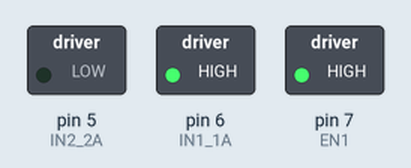
This program was run on a simulated Arduino Uno, built with avr-gcc and run on an emulated ATmega328P. Shown: switched loads named in the program (green lamp = pin HIGH). What the program prints to the serial monitor is not drawn.

Above: at 0.05 s.
At 10.4 s:
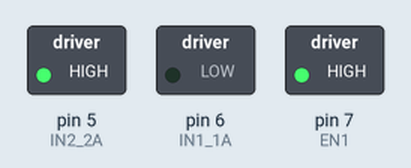
At 15.65 s:
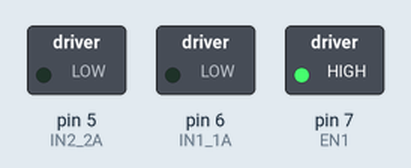
At 20.9 s:
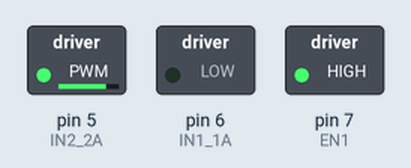
At 30.95 s:
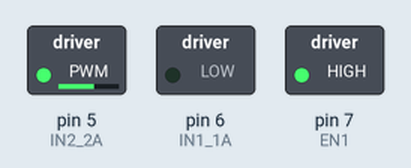
At 41.9 s:
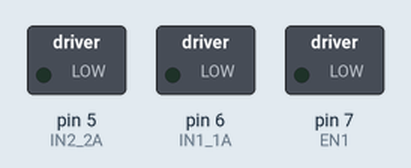
Timing chart, 0 to 54.6 s (numbered marks = the images above):
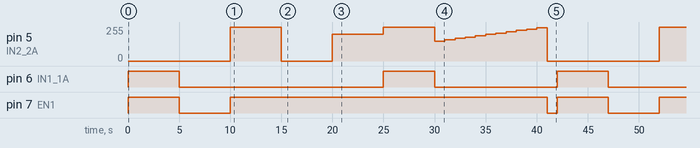

Measured:
- by itself, pin 6 (IN1_1A): repeats every 42.0 s: LOW 20.0 s, HIGH 5.0 s, LOW 12.0 s, HIGH 5.0 s
- by itself, pin 7 (EN1): repeats every 42.0 s: LOW 5.0 s, HIGH 31.0 s, LOW 1.0 s, HIGH 5.0 s
- by itself, pin 5 (IN2_2A): repeats every 42.0 s: 0/255 5.0 s, 200/255 5.0 s, 255/255 5.0 s, 150/255 1.0 s, 160/255 1.0 s, 170/255 1.0 s, 180/255 1.0 s, 190/255 1.0 s, 200/255 1.0 s, 210/255 1.0 s, 220/255 1.0 s, 230/255 1.0 s, 240/255 1.0 s, 250/255 1.0 s, 0/255 11.0 s, 255/255 5.0 s

The program:

main.cpp
```cpp
// sketch name = DC_Motor
// Outline:直流モーターを制御する
// V1.0 ELEGOO社オリジナルソース
// V1.1 Motor(),Motor2()でソースを見やすく整備
// V1.2 Motor()をMotor1()にリネーム
//      Motor1()とMotor2()で変数名が重複しないように整備
// V1.3 Motor2()をすべてanalogWriteに変更
//      増速と減速ロジックを変更
//      Debug用表示追加
// V1.4 0.5秒ごとに正転/逆転するロジックを削除
//      Motor2()をanalogWriteとdigitaiWriteに変更
//      増速と減速ロジックを変更
// V2.0 増減速をするにはanalogWriteでPWMポートを使う必要が
//      あることが判明。(多分ELEGOO社の説明不足)
//      EN1,M1A,M2AのArduino側ポートを変更し、回路変更するとともに、
//      #defineのM1A,M2AをL293Dデータシートに合わせてIN1_1A,IN2_2Aにする。
//      Motor2()を一部analogWriteに再変更。

#include <Arduino.h>

#define EN1 7     //Arduino PD7 → L293D pin1
#define IN1_1A 6  //Arduino PD6 → L293D pin2
#define IN2_2A 5  //Arduino PD5 → L293D pin7

void Motor1(int e1,int m1,int m2,int dly)
{
  digitalWrite(EN1, e1);
  digitalWrite(IN1_1A, m1);
  digitalWrite(IN2_2A, m2);
  delay(dly);
}

void Motor2(int e1_2, int m1_2, int m2_2, int dly_2)
{
  // モータの回転数を制御 speed control
  digitalWrite(EN1, e1_2);
  analogWrite(IN1_1A, m1_2); // 正転=speed(0-255)、逆転=LOW
  analogWrite(IN2_2A, m2_2); // 逆転=LOW、逆転=speed(0-255)
  delay(dly_2);
}

void setup()
{
  //---set pin direction
  pinMode(EN1, OUTPUT);
  pinMode(IN1_1A, OUTPUT);
  pinMode(IN2_2A, OUTPUT);
  Serial.begin(9600);
}

void loop()
{
  Serial.println("正転5秒");
  Motor1(HIGH, HIGH, LOW, 5000); // 正転Turn left

  Serial.println("緩停止5秒");
  Motor1(LOW, LOW, LOW, 5000); // 緩停止Free-running motor stop

  Serial.println("逆転5秒");
  Motor1(HIGH, LOW, HIGH, 5000); // 逆転Turn right

  Serial.println("急停止5秒");
  Motor1(HIGH, LOW, LOW, 5000); // 急停止Fast motor stop

  Serial.println("正転半速5秒");
  Motor2(HIGH, LOW, 200, 5000); // 逆転半速 Turn right & Half Speed

  Serial.println("急停止5秒");
  Motor1(HIGH, HIGH, HIGH, 5000); // 急停止Fast motor stop

  Serial.println("正転しながら徐々に増速");
  int motorSpeed = 150; // 0-150まではモーターがほとんど動かない
  while ( motorSpeed < 255)
  {
    Motor2(HIGH, LOW, motorSpeed, 1000); // 逆転Turn right
    motorSpeed = motorSpeed + 10;
    Serial.print(".");
   }
   Serial.println("*");

  Serial.println("緩停止1秒");
  Motor2(LOW, LOW, LOW, 1000); // 緩停止slow stop

}

/* 参考文献
 テキサスインスツルメンツ社
 L293D アクティブクワッド ハーフH ドライバ
 L293x Quadruple Half-H Drivers データシート (Rev. D)
 https://www.ti.com/product/ja-jp/L293D#tech-docs

 Table 3. Bidrectional DC Motor Control
  | EN | 1A | 2A | FUNCTION(1)
  -----|----| ---|------------
  | H  | L  | H  | Turn right
  | H  | H  | L  | Turn left
  | H  | L  | L  | Fast motor stop
  | H  | H  | H  | Fast motor stop
  | L  | X  | X  | Free-running motor stop
  (1) L = low, H = high, X = don’t care
*/

/* 参考文献
  Elegoo Super Starter Kit for UNO V1.0.19.09.17-日本語
  「Lesson 21 直流モータ (P191)」
  CODEは、 「Lesson 21 DC Motors」を参考にした
    www.elegoo.com
    2016.12.12
    Exercise the Motor using
    the L293D chip
*/

/* 参考文献
  福田和宏(著)
    これ1冊でできる！Arduinoではじめる電子工作 超入門 改訂第6版
    chapter5-5 P133
    ... 本文で使用しているモーター制御用ICがDRV8835だが、
        手持ちがELEGOOのキットのため、解説とソースコードを参照するにとどめた。

*/

/* 参考文献
  魁高専 -SAKIGAKE Colleges of Technology-
  【モータ制御④】モータドライバIC L293D【Arduino】
  https://sakigake-robo.com/Motor-4/
*/

/* 参考文献
Arduino と L293D で DC モーターを制御する方法 - Arduino - 基礎からの IoT 入門
https://iot.keicode.com/arduino/arduino-l293d-dc-motor.php
*/

/* 参考文献
  Arduinoで遊ぼう(25,DCモータ)  ※ELEGOO社のキットを使用している
  https://mecha-norimaki.com/arduino_start_25/
*/
```
